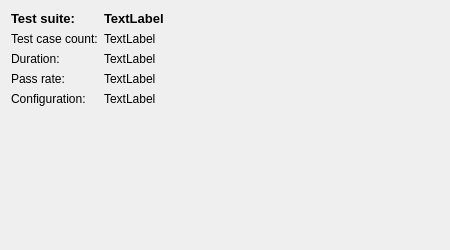
<?xml version="1.0" encoding="UTF-8"?>
<ui version="4.0">
 <class>TestSuiteDetailsWidgetClass</class>
 <widget class="QWidget" name="TestSuiteDetailsWidgetClass">
  <property name="geometry">
   <rect>
    <x>0</x>
    <y>0</y>
    <width>450</width>
    <height>250</height>
   </rect>
  </property>
  <property name="windowTitle">
   <string>Test suite details</string>
  </property>
  <layout class="QFormLayout" name="formLayout">
   <item row="0" column="0">
    <widget class="QLabel" name="label">
     <property name="font">
      <font>
       <pointsize>10</pointsize>
       <weight>75</weight>
       <bold>true</bold>
      </font>
     </property>
     <property name="text">
      <string>Test suite:</string>
     </property>
    </widget>
   </item>
   <item row="0" column="1">
    <widget class="QLabel" name="m_test_suite_name_lbl">
     <property name="font">
      <font>
       <pointsize>10</pointsize>
       <weight>75</weight>
       <bold>true</bold>
      </font>
     </property>
     <property name="text">
      <string>TextLabel</string>
     </property>
    </widget>
   </item>
   <item row="1" column="0">
    <widget class="QLabel" name="label_2">
     <property name="text">
      <string>Test case count:</string>
     </property>
    </widget>
   </item>
   <item row="1" column="1">
    <widget class="QLabel" name="m_test_case_count_lbl">
     <property name="text">
      <string>TextLabel</string>
     </property>
    </widget>
   </item>
   <item row="2" column="0">
    <widget class="QLabel" name="label_3">
     <property name="text">
      <string>Duration:</string>
     </property>
    </widget>
   </item>
   <item row="2" column="1">
    <widget class="QLabel" name="m_duration_lbl">
     <property name="text">
      <string>TextLabel</string>
     </property>
    </widget>
   </item>
   <item row="4" column="0">
    <widget class="QLabel" name="label_6">
     <property name="text">
      <string>Configuration:</string>
     </property>
     <property name="alignment">
      <set>Qt::AlignLeading|Qt::AlignLeft|Qt::AlignTop</set>
     </property>
    </widget>
   </item>
   <item row="4" column="1">
    <widget class="QLabel" name="m_configuration_lbl">
     <property name="text">
      <string>TextLabel</string>
     </property>
     <property name="wordWrap">
      <bool>true</bool>
     </property>
    </widget>
   </item>
   <item row="3" column="0">
    <widget class="QLabel" name="label_4">
     <property name="text">
      <string>Pass rate:</string>
     </property>
    </widget>
   </item>
   <item row="3" column="1">
    <widget class="QLabel" name="m_pass_rate_lbl">
     <property name="text">
      <string>TextLabel</string>
     </property>
    </widget>
   </item>
  </layout>
 </widget>
 <layoutdefault spacing="6" margin="11"/>
 <resources/>
 <connections/>
</ui>
